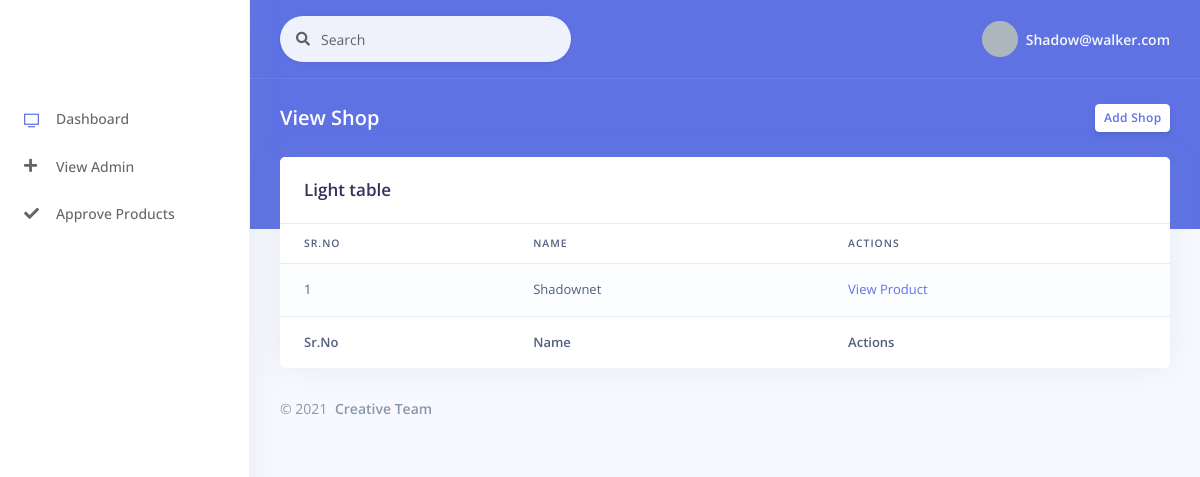
Page /argon-dashboard-master/viewShop.php (signed in) on the earlier database version.
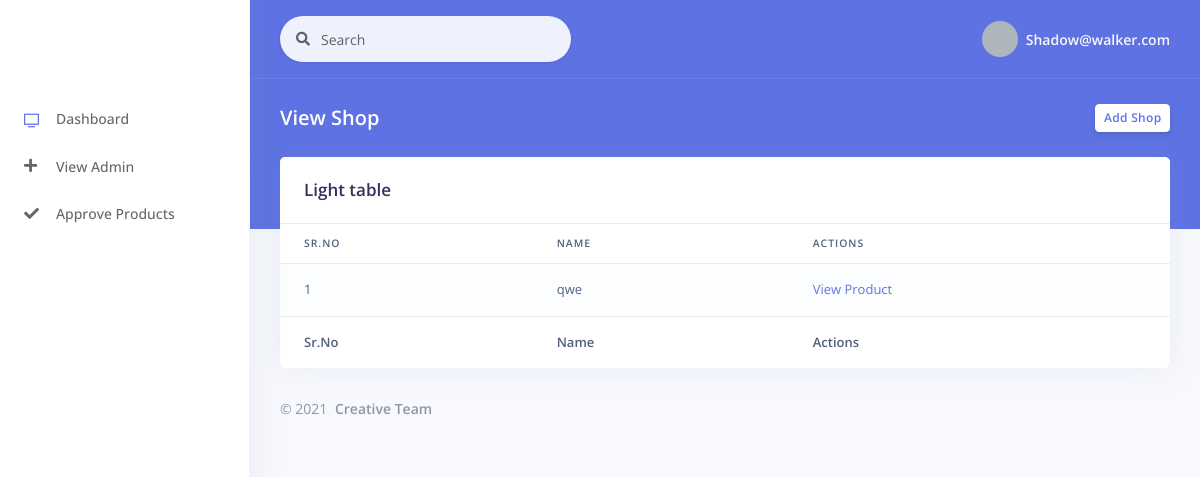
Same page on the later database version.
### tables this page shows
CREATE TABLE `shop` (
  `ShopId` int(11) NOT NULL,
  `userId` int(11) NOT NULL,
  `ShopeName` varchar(200) NOT NULL,
  `shopType` varchar(50) NOT NULL,
  `shopEmail` varchar(50) DEFAULT NULL,
  `PhomeNo` bigint(20) NOT NULL,
  `state` varchar(50) NOT NULL,
  `city` varchar(50) NOT NULL,
  `Address` varchar(200) NOT NULL,
  `street` varchar(50) NOT NULL,
  `pinCode` int(11) NOT NULL,
  `landmark` varchar(50) NOT NULL,
  `shopLiscence` varchar(100) NOT NULL,
  `services` varchar(100) NOT NULL,
  `createDate` datetime NOT NULL DEFAULT current_timestamp(),
  `updataDate` datetime NOT NULL DEFAULT current_timestamp(),
  `isActive` tinyint(1) NOT NULL DEFAULT 1
);

### argon-dashboard-master/viewShop.php (the view, shortened to what this page needs)
<!DOCTYPE html>
<html>
<head>
  <link rel="stylesheet" href="assets/vendor/nucleo/css/nucleo.css" type="text/css">
  <link rel="stylesheet" href="assets/vendor/@fortawesome/fontawesome-free/css/all.min.css" type="text/css">
  <link rel="stylesheet" href="assets/css/argon.css?v=1.2.0" type="text/css">
</head>
<body>
  <?php
    include("sidebar.php");
  ?>
  <div class="main-content" id="panel">
    <?php include("header.php");?>
    <div class="header bg-primary pb-6">
      <div class="container-fluid">
        <div class="header-body">
          <div class="row align-items-center py-4">
            <div class="col-lg-6 col-7">
              <h6 class="h2 text-white d-inline-block mb-0">View Shop</h6>
            </div>
            <div class="col-lg-6 col-5 text-right">
              <a href="" class="btn btn-sm btn-neutral">Add Shop</a>
            </div>
          </div>
        </div>
      </div>
    </div>
    <div class="container-fluid mt--6">
      <div class="row">
        <div class="col">
          <div class="card">
            <div class="card-header border-0">
              <h3 class="mb-0">Light table</h3>
            </div>
            <div class="table-responsive">
              <table id="mytable" class="table table-striped" style="width:100%">
                <thead>
                    <tr>
                        <th>Sr.No</th>
                        <th>Name</th>
                        <th>Actions</th>
                    </tr>
                </thead>
                <tbody>
                <?php
                 $id = $_SESSION['ID'];
                 $dbQuery = mysqli_query($db,"SELECT * FROM `shop` WHERE `userId` = $id");
                 $count = 1;
                 if (mysqli_num_rows($dbQuery) == 0) {
                 ?>
                    <tr>
                      <td colspan="3" class="text-center">No Data Found</td>
                    </tr>
                 <?php
                 } else {
                   while ($row = mysqli_fetch_array($dbQuery)) {
                 ?>
                    <tr>
                        <td><?php echo $count;?></td>
                        <td><?php echo $row['ShopeName'];?></td>
                        <td><a href= "view%20items.php?id=<?php echo $row['ShopId']?>">View Product</td>
                    </tr>
                <?php
                $count++;
            }
        }
            ?>
                </tbody>
                <tfoot>
                <tr>
                        <th>Sr.No</th>
                        <th>Name</th>
                        <th>Actions</th>
                    </tr>
                </tfoot>
            </table>
            </div>
          </div>
        </div>
      </div>
      <?php include("footer.php"); ?>
    </div>
  </div>
</body>
</html>

Differences in the rows shown:
no longer on this page (row edited): shop: ShopeName "Shadownet"
added shop: ShopeName "qwe"
